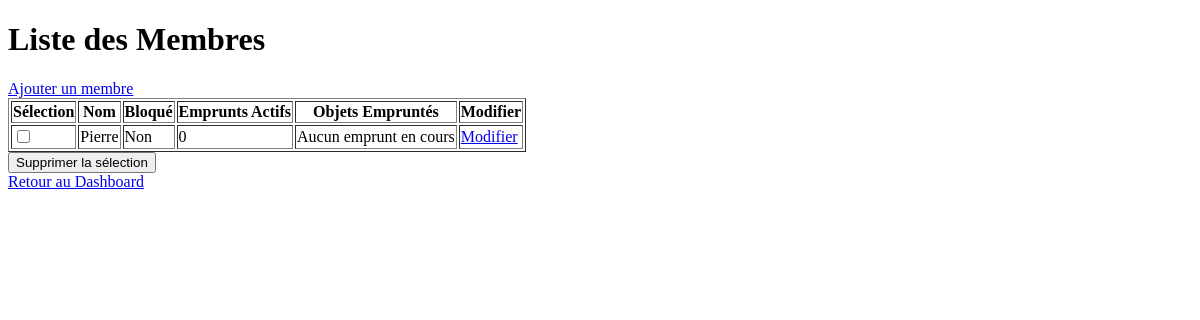
The page /membres/ (signed in) on the database as committed earlier.
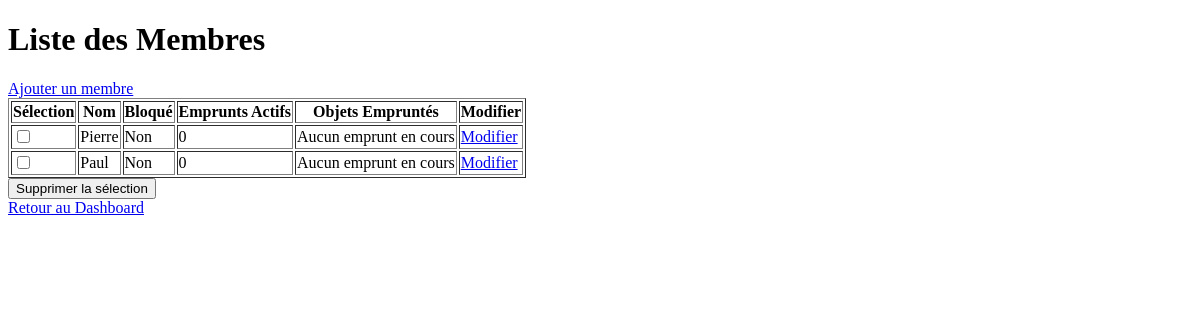
The same page on the database as committed later.
### bibliotheque/models.py (models this page shows, shortened)
class Membre(models.Model):
    name = models.CharField(max_length=255)
    bloque = models.BooleanField(default=False)
    emprunts_actifs = models.PositiveIntegerField(default=0)

### bibliotheque/views.py (the view)
# urls.py: path('membres/', views.liste_membres, name='liste_membres'),
@login_required
def liste_membres(request):
    return render(request, 'bibliotheque/liste_membres.html', {'membres': Membre.objects.all()})

### bibliotheque/templates/bibliotheque/liste_membres.html (shortened to what this page needs)
<!DOCTYPE html>
<html>
<head>
</head>
<body>
    <h1>Liste des Membres</h1>
    <a href="{% url 'ajouter_membre' %}">Ajouter un membre</a>
    <form method="post">
        <table border="1">
            <thead>
                <tr>
                    <th>Sélection</th>
                    <th>Nom</th>
                    <th>Bloqué</th>
                    <th>Emprunts Actifs</th>
                    <th>Objets Empruntés</th>
                    <th>Modifier</th>
                </tr>
            </thead>
            <tbody>
                {% for membre in membres %}
                <tr>
                    <td><input type="checkbox" name="membres_selectionnes" value="{{ membre.id }}"></td>
                    <td>{{ membre.name }}</td>
                    <td>{{ membre.bloque|yesno:"Oui,Non" }}</td>
                    <td>{{ membre.emprunts_actifs }}</td>
                    <td>
                        {% with emprunts=membre.emprunt_set.all %}
                            {% if emprunts %}
                                <ul>
                                    {% for emprunt in emprunts %}
                                        <li>
                                            {{ emprunt.objet }}
                                            (Emprunté le {{ emprunt.date_emprunt|date:"d/m/Y" }})
                                            <a href="{% url 'rendre_emprunt' emprunt.id %}" onclick="return confirm('Voulez-vous vraiment rendre cet emprunt ?');">Rendre</a>
                                        </li>
                                    {% endfor %}
                                </ul>
                            {% else %}
                                Aucun emprunt en cours
                            {% endif %}
                        {% endwith %}
                    </td>
                    <td>
                        <a href="{% url 'modifier_membre' membre.id %}">Modifier</a>
                    </td>
                </tr>
                {% endfor %}
            </tbody>
        </table>
        <button type="submit" onclick="return confirm('Voulez-vous vraiment supprimer ces membres ?')">
            Supprimer la sélection
        </button>
    </form>
    <a href="{% url 'dashboard' %}">Retour au Dashboard</a>
</body>
</html>

Rows that differ between the two databases and show on the page:
added Membre: name "Paul", bloque "Non", emprunts_actifs "0", shows "Aucun emprunt en cours"
